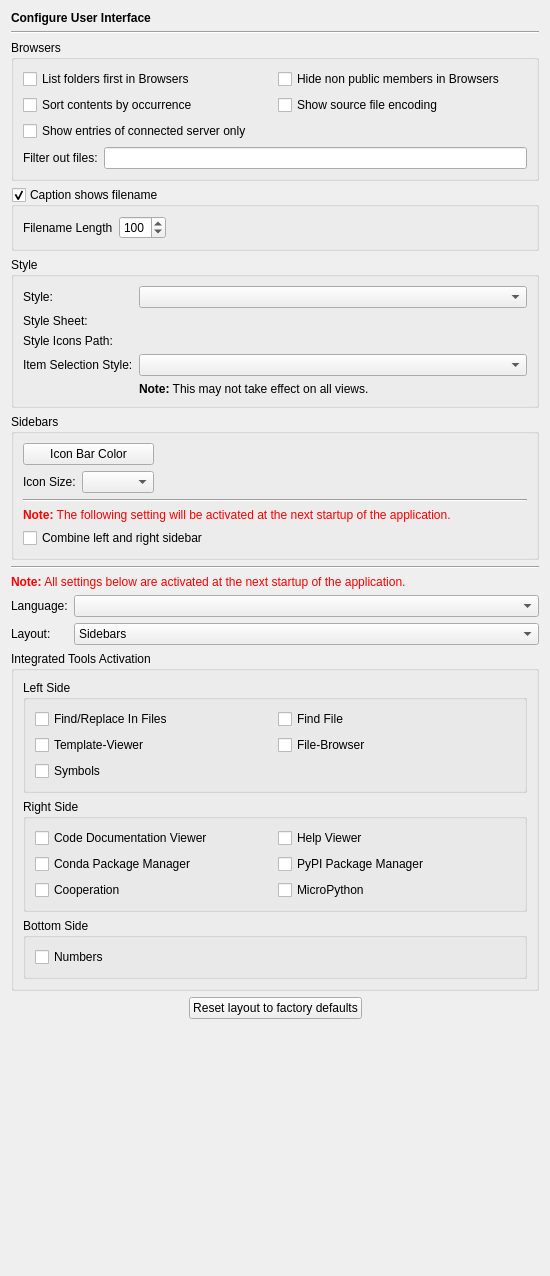
<?xml version="1.0" encoding="UTF-8"?>
<ui version="4.0">
 <class>InterfacePage</class>
 <widget class="QWidget" name="InterfacePage">
  <property name="geometry">
   <rect>
    <x>0</x>
    <y>0</y>
    <width>550</width>
    <height>1276</height>
   </rect>
  </property>
  <layout class="QVBoxLayout" name="verticalLayout_3">
   <item>
    <widget class="QLabel" name="headerLabel">
     <property name="text">
      <string>&lt;b&gt;Configure User Interface&lt;/b&gt;</string>
     </property>
    </widget>
   </item>
   <item>
    <widget class="Line" name="line9">
     <property name="frameShape">
      <enum>QFrame::Shape::HLine</enum>
     </property>
     <property name="frameShadow">
      <enum>QFrame::Shadow::Sunken</enum>
     </property>
     <property name="orientation">
      <enum>Qt::Orientation::Horizontal</enum>
     </property>
    </widget>
   </item>
   <item>
    <widget class="QGroupBox" name="groupBox_4">
     <property name="title">
      <string>Browsers</string>
     </property>
     <layout class="QGridLayout" name="gridLayout_2">
      <item row="0" column="0">
       <widget class="QCheckBox" name="uiBrowsersListFoldersFirstCheckBox">
        <property name="toolTip">
         <string>Select, if folders should be listed first in the various browsers</string>
        </property>
        <property name="text">
         <string>List folders first in Browsers</string>
        </property>
       </widget>
      </item>
      <item row="0" column="1">
       <widget class="QCheckBox" name="uiBrowsersHideNonPublicCheckBox">
        <property name="toolTip">
         <string>Select to hide non public classes, methods and attributes in the browsers.</string>
        </property>
        <property name="text">
         <string>Hide non public members in Browsers</string>
        </property>
       </widget>
      </item>
      <item row="1" column="0">
       <widget class="QCheckBox" name="uiBrowsersSortByOccurrenceCheckBox">
        <property name="toolTip">
         <string>Select to sort file contents by occurrence</string>
        </property>
        <property name="text">
         <string>Sort contents by occurrence</string>
        </property>
       </widget>
      </item>
      <item row="1" column="1">
       <widget class="QCheckBox" name="browserShowCodingCheckBox">
        <property name="toolTip">
         <string>Select to show the source code encoding</string>
        </property>
        <property name="text">
         <string>Show source file encoding</string>
        </property>
       </widget>
      </item>
      <item row="2" column="0" colspan="2">
       <widget class="QCheckBox" name="browserShowConnectedServerOnlyCheckBox">
        <property name="toolTip">
         <string>Select to show local entries and those related to the currently connected eric-ide server.</string>
        </property>
        <property name="text">
         <string>Show entries of connected server only</string>
        </property>
       </widget>
      </item>
      <item row="3" column="0" colspan="2">
       <layout class="QHBoxLayout" name="horizontalLayout_2">
        <item>
         <widget class="QLabel" name="label_4">
          <property name="text">
           <string>Filter out files:</string>
          </property>
         </widget>
        </item>
        <item>
         <widget class="QLineEdit" name="fileFiltersEdit">
          <property name="toolTip">
           <string>Enter wildcard file patterns separated by semicolon. Files matching these patterns will not be shown by the file browsers.</string>
          </property>
         </widget>
        </item>
       </layout>
      </item>
     </layout>
    </widget>
   </item>
   <item>
    <widget class="QGroupBox" name="uiCaptionShowsFilenameGroupBox">
     <property name="focusPolicy">
      <enum>Qt::FocusPolicy::StrongFocus</enum>
     </property>
     <property name="toolTip">
      <string>Select, if the caption of the main window should show the filename of the current editor</string>
     </property>
     <property name="title">
      <string>Caption shows filename</string>
     </property>
     <property name="checkable">
      <bool>true</bool>
     </property>
     <layout class="QHBoxLayout">
      <item>
       <widget class="QLabel" name="label">
        <property name="text">
         <string>Filename Length</string>
        </property>
       </widget>
      </item>
      <item>
       <widget class="QSpinBox" name="filenameLengthSpinBox">
        <property name="toolTip">
         <string>Enter the number of characters to be shown in the main window title.</string>
        </property>
        <property name="minimum">
         <number>10</number>
        </property>
        <property name="maximum">
         <number>999</number>
        </property>
        <property name="singleStep">
         <number>10</number>
        </property>
        <property name="value">
         <number>100</number>
        </property>
       </widget>
      </item>
      <item>
       <spacer>
        <property name="orientation">
         <enum>Qt::Orientation::Horizontal</enum>
        </property>
        <property name="sizeHint" stdset="0">
         <size>
          <width>31</width>
          <height>23</height>
         </size>
        </property>
       </spacer>
      </item>
     </layout>
    </widget>
   </item>
   <item>
    <widget class="QGroupBox" name="groupBox">
     <property name="title">
      <string>Style</string>
     </property>
     <layout class="QGridLayout" name="gridLayout_3">
      <item row="0" column="0">
       <widget class="QLabel" name="label_2">
        <property name="text">
         <string>Style:</string>
        </property>
       </widget>
      </item>
      <item row="0" column="1">
       <widget class="QComboBox" name="styleComboBox">
        <property name="toolTip">
         <string>Select the interface style</string>
        </property>
       </widget>
      </item>
      <item row="1" column="0">
       <widget class="QLabel" name="label_3">
        <property name="text">
         <string>Style Sheet:</string>
        </property>
       </widget>
      </item>
      <item row="1" column="1">
       <widget class="EricPathPicker" name="styleSheetPicker" native="true">
        <property name="sizePolicy">
         <sizepolicy hsizetype="Expanding" vsizetype="Preferred">
          <horstretch>0</horstretch>
          <verstretch>0</verstretch>
         </sizepolicy>
        </property>
        <property name="focusPolicy">
         <enum>Qt::FocusPolicy::StrongFocus</enum>
        </property>
        <property name="toolTip">
         <string>Enter the path of the style sheet file</string>
        </property>
       </widget>
      </item>
      <item row="2" column="0">
       <widget class="QLabel" name="label_6">
        <property name="text">
         <string>Style Icons Path:</string>
        </property>
       </widget>
      </item>
      <item row="2" column="1">
       <widget class="EricPathPicker" name="styleIconsPathPicker" native="true">
        <property name="sizePolicy">
         <sizepolicy hsizetype="Expanding" vsizetype="Preferred">
          <horstretch>0</horstretch>
          <verstretch>0</verstretch>
         </sizepolicy>
        </property>
        <property name="focusPolicy">
         <enum>Qt::FocusPolicy::StrongFocus</enum>
        </property>
        <property name="toolTip">
         <string>Enter the path to the icons used within the style sheet (empty for default)</string>
        </property>
       </widget>
      </item>
      <item row="3" column="0">
       <widget class="QLabel" name="label_7">
        <property name="text">
         <string>Item Selection Style:</string>
        </property>
       </widget>
      </item>
      <item row="3" column="1">
       <widget class="QComboBox" name="itemSelectionStyleComboBox">
        <property name="toolTip">
         <string>Select the style for item selection (default is platform dependent).</string>
        </property>
       </widget>
      </item>
      <item row="4" column="1">
       <widget class="QLabel" name="label_8">
        <property name="text">
         <string>&lt;b&gt;Note:&lt;/b&gt; This may not take effect on all views.</string>
        </property>
       </widget>
      </item>
     </layout>
    </widget>
   </item>
   <item>
    <widget class="QGroupBox" name="groupBox_8">
     <property name="title">
      <string>Sidebars</string>
     </property>
     <layout class="QVBoxLayout" name="verticalLayout_2">
      <item>
       <layout class="QHBoxLayout" name="horizontalLayout">
        <item>
         <layout class="QGridLayout" name="gridLayout_7">
          <item row="0" column="0" colspan="2">
           <widget class="QPushButton" name="iconBarButton">
            <property name="toolTip">
             <string>Select the icon bar background color</string>
            </property>
            <property name="text">
             <string>Icon Bar Color</string>
            </property>
           </widget>
          </item>
          <item row="1" column="0">
           <widget class="QLabel" name="label_5">
            <property name="text">
             <string>Icon Size:</string>
            </property>
           </widget>
          </item>
          <item row="1" column="1">
           <widget class="QComboBox" name="iconSizeComboBox">
            <property name="toolTip">
             <string>Select the icon size</string>
            </property>
           </widget>
          </item>
         </layout>
        </item>
        <item>
         <widget class="QLabel" name="sampleLabel">
          <property name="minimumSize">
           <size>
            <width>50</width>
            <height>50</height>
           </size>
          </property>
          <property name="text">
           <string/>
          </property>
          <property name="alignment">
           <set>Qt::AlignmentFlag::AlignCenter</set>
          </property>
         </widget>
        </item>
        <item>
         <widget class="QLabel" name="highlightedSampleLabel">
          <property name="minimumSize">
           <size>
            <width>50</width>
            <height>50</height>
           </size>
          </property>
          <property name="text">
           <string/>
          </property>
          <property name="alignment">
           <set>Qt::AlignmentFlag::AlignCenter</set>
          </property>
         </widget>
        </item>
        <item>
         <spacer name="horizontalSpacer_2">
          <property name="orientation">
           <enum>Qt::Orientation::Horizontal</enum>
          </property>
          <property name="sizeHint" stdset="0">
           <size>
            <width>396</width>
            <height>20</height>
           </size>
          </property>
         </spacer>
        </item>
       </layout>
      </item>
      <item>
       <widget class="Line" name="line9_3">
        <property name="frameShape">
         <enum>QFrame::Shape::HLine</enum>
        </property>
        <property name="frameShadow">
         <enum>QFrame::Shadow::Sunken</enum>
        </property>
        <property name="orientation">
         <enum>Qt::Orientation::Horizontal</enum>
        </property>
       </widget>
      </item>
      <item>
       <widget class="QLabel" name="TextLabel1_2_2_3">
        <property name="text">
         <string>&lt;font color=&quot;#FF0000&quot;&gt;&lt;b&gt;Note:&lt;/b&gt; The following setting will be activated at the next startup of the application.&lt;/font&gt;</string>
        </property>
       </widget>
      </item>
      <item>
       <widget class="QCheckBox" name="combinedLeftRightSidebarCheckBox">
        <property name="toolTip">
         <string>Select to combine the left and right sidebar</string>
        </property>
        <property name="text">
         <string>Combine left and right sidebar</string>
        </property>
       </widget>
      </item>
     </layout>
    </widget>
   </item>
   <item>
    <widget class="Line" name="line9_2">
     <property name="frameShape">
      <enum>QFrame::Shape::HLine</enum>
     </property>
     <property name="frameShadow">
      <enum>QFrame::Shadow::Sunken</enum>
     </property>
     <property name="orientation">
      <enum>Qt::Orientation::Horizontal</enum>
     </property>
    </widget>
   </item>
   <item>
    <widget class="QLabel" name="TextLabel1_2_2_2">
     <property name="text">
      <string>&lt;font color=&quot;#FF0000&quot;&gt;&lt;b&gt;Note:&lt;/b&gt; All settings below are activated at the next startup of the application.&lt;/font&gt;</string>
     </property>
    </widget>
   </item>
   <item>
    <layout class="QGridLayout" name="gridLayout">
     <item row="1" column="1">
      <widget class="QComboBox" name="layoutComboBox">
       <property name="sizePolicy">
        <sizepolicy hsizetype="Expanding" vsizetype="Fixed">
         <horstretch>0</horstretch>
         <verstretch>0</verstretch>
        </sizepolicy>
       </property>
       <property name="toolTip">
        <string>Select the layout type.</string>
       </property>
       <item>
        <property name="text">
         <string>Sidebars</string>
        </property>
       </item>
       <item>
        <property name="text">
         <string>Toolboxes</string>
        </property>
       </item>
      </widget>
     </item>
     <item row="0" column="1">
      <widget class="QComboBox" name="languageComboBox">
       <property name="sizePolicy">
        <sizepolicy hsizetype="Expanding" vsizetype="Fixed">
         <horstretch>0</horstretch>
         <verstretch>0</verstretch>
        </sizepolicy>
       </property>
       <property name="toolTip">
        <string>Select the interface language.</string>
       </property>
       <property name="whatsThis">
        <string>The interface language can be selected from this list. If &quot;system&quot; is selected, the interface language is determined by the system. The selection of &quot;none&quot; means, that the default language will be used.</string>
       </property>
      </widget>
     </item>
     <item row="0" column="0">
      <widget class="QLabel" name="languageLabel">
       <property name="sizePolicy">
        <sizepolicy hsizetype="Fixed" vsizetype="Preferred">
         <horstretch>0</horstretch>
         <verstretch>0</verstretch>
        </sizepolicy>
       </property>
       <property name="text">
        <string>Language:</string>
       </property>
       <property name="buddy">
        <cstring>languageComboBox</cstring>
       </property>
      </widget>
     </item>
     <item row="1" column="0">
      <widget class="QLabel" name="layoutLabel">
       <property name="text">
        <string>Layout:</string>
       </property>
      </widget>
     </item>
    </layout>
   </item>
   <item>
    <widget class="QGroupBox" name="groupBox_3">
     <property name="title">
      <string>Integrated Tools Activation</string>
     </property>
     <layout class="QVBoxLayout" name="verticalLayout">
      <item>
       <widget class="QGroupBox" name="groupBox_10">
        <property name="title">
         <string>Left Side</string>
        </property>
        <layout class="QGridLayout" name="gridLayout_5">
         <item row="2" column="0">
          <widget class="QCheckBox" name="symbolsCheckBox">
           <property name="toolTip">
            <string>Select to activate the Symbols widget</string>
           </property>
           <property name="text">
            <string>Symbols</string>
           </property>
          </widget>
         </item>
         <item row="1" column="0">
          <widget class="QCheckBox" name="templateViewerCheckBox">
           <property name="toolTip">
            <string>Select to activate the Template viewer</string>
           </property>
           <property name="text">
            <string>Template-Viewer</string>
           </property>
          </widget>
         </item>
         <item row="1" column="1">
          <widget class="QCheckBox" name="fileBrowserCheckBox">
           <property name="toolTip">
            <string>Select to activate the File-Browser widget</string>
           </property>
           <property name="text">
            <string>File-Browser</string>
           </property>
          </widget>
         </item>
         <item row="0" column="0">
          <widget class="QCheckBox" name="findReplaceCheckBox">
           <property name="toolTip">
            <string>Select to activate the embedded Find/Replace In Files tool.</string>
           </property>
           <property name="text">
            <string>Find/Replace In Files</string>
           </property>
          </widget>
         </item>
         <item row="0" column="1">
          <widget class="QCheckBox" name="findLocationCheckBox">
           <property name="toolTip">
            <string>Select to activate the embedded Find File tool.</string>
           </property>
           <property name="text">
            <string>Find File</string>
           </property>
          </widget>
         </item>
        </layout>
       </widget>
      </item>
      <item>
       <widget class="QGroupBox" name="leftRightGroupBox">
        <property name="title">
         <string>Right Side</string>
        </property>
        <layout class="QGridLayout" name="gridLayout_4">
         <item row="0" column="0">
          <widget class="QCheckBox" name="codeDocumentationViewerCheckBox">
           <property name="toolTip">
            <string>Select to activate the Code Documentation Viewer</string>
           </property>
           <property name="text">
            <string>Code Documentation Viewer</string>
           </property>
          </widget>
         </item>
         <item row="0" column="1">
          <widget class="QCheckBox" name="helpViewerCheckBox">
           <property name="toolTip">
            <string>Select to activate the Help Viewer widget</string>
           </property>
           <property name="text">
            <string>Help Viewer</string>
           </property>
          </widget>
         </item>
         <item row="1" column="0">
          <widget class="QCheckBox" name="condaCheckBox">
           <property name="toolTip">
            <string>Select to activate the conda package manager widget</string>
           </property>
           <property name="text">
            <string>Conda Package Manager</string>
           </property>
          </widget>
         </item>
         <item row="1" column="1">
          <widget class="QCheckBox" name="pypiCheckBox">
           <property name="toolTip">
            <string>Select to activate the PyPI package manager widget</string>
           </property>
           <property name="text">
            <string>PyPI Package Manager</string>
           </property>
          </widget>
         </item>
         <item row="2" column="0">
          <widget class="QCheckBox" name="cooperationCheckBox">
           <property name="toolTip">
            <string>Select to activate the Cooperation widget</string>
           </property>
           <property name="text">
            <string>Cooperation</string>
           </property>
          </widget>
         </item>
         <item row="2" column="1">
          <widget class="QCheckBox" name="microPythonCheckBox">
           <property name="toolTip">
            <string>Select to activate the MicroPython widget</string>
           </property>
           <property name="text">
            <string>MicroPython</string>
           </property>
          </widget>
         </item>
        </layout>
       </widget>
      </item>
      <item>
       <widget class="QGroupBox" name="groupBox_11">
        <property name="title">
         <string>Bottom Side</string>
        </property>
        <layout class="QGridLayout" name="gridLayout_6">
         <item row="0" column="0">
          <widget class="QCheckBox" name="numbersCheckBox">
           <property name="toolTip">
            <string>Select to activate the Numbers widget</string>
           </property>
           <property name="text">
            <string>Numbers</string>
           </property>
          </widget>
         </item>
        </layout>
       </widget>
      </item>
     </layout>
    </widget>
   </item>
   <item>
    <layout class="QHBoxLayout" name="horizontalLayout_3">
     <item>
      <spacer name="horizontalSpacer">
       <property name="orientation">
        <enum>Qt::Orientation::Horizontal</enum>
       </property>
       <property name="sizeHint" stdset="0">
        <size>
         <width>40</width>
         <height>20</height>
        </size>
       </property>
      </spacer>
     </item>
     <item>
      <widget class="QPushButton" name="resetLayoutButton">
       <property name="text">
        <string>Reset layout to factory defaults</string>
       </property>
      </widget>
     </item>
     <item>
      <spacer name="horizontalSpacer_3">
       <property name="orientation">
        <enum>Qt::Orientation::Horizontal</enum>
       </property>
       <property name="sizeHint" stdset="0">
        <size>
         <width>40</width>
         <height>20</height>
        </size>
       </property>
      </spacer>
     </item>
    </layout>
   </item>
   <item>
    <spacer name="verticalSpacer">
     <property name="orientation">
      <enum>Qt::Orientation::Vertical</enum>
     </property>
     <property name="sizeHint" stdset="0">
      <size>
       <width>20</width>
       <height>0</height>
      </size>
     </property>
    </spacer>
   </item>
  </layout>
 </widget>
 <customwidgets>
  <customwidget>
   <class>EricPathPicker</class>
   <extends>QWidget</extends>
   <header>eric7/EricWidgets/EricPathPicker.h</header>
   <container>1</container>
  </customwidget>
 </customwidgets>
 <tabstops>
  <tabstop>uiBrowsersListFoldersFirstCheckBox</tabstop>
  <tabstop>uiBrowsersHideNonPublicCheckBox</tabstop>
  <tabstop>uiBrowsersSortByOccurrenceCheckBox</tabstop>
  <tabstop>browserShowCodingCheckBox</tabstop>
  <tabstop>browserShowConnectedServerOnlyCheckBox</tabstop>
  <tabstop>fileFiltersEdit</tabstop>
  <tabstop>uiCaptionShowsFilenameGroupBox</tabstop>
  <tabstop>filenameLengthSpinBox</tabstop>
  <tabstop>styleComboBox</tabstop>
  <tabstop>styleSheetPicker</tabstop>
  <tabstop>styleIconsPathPicker</tabstop>
  <tabstop>itemSelectionStyleComboBox</tabstop>
  <tabstop>iconBarButton</tabstop>
  <tabstop>iconSizeComboBox</tabstop>
  <tabstop>combinedLeftRightSidebarCheckBox</tabstop>
  <tabstop>languageComboBox</tabstop>
  <tabstop>layoutComboBox</tabstop>
  <tabstop>findReplaceCheckBox</tabstop>
  <tabstop>findLocationCheckBox</tabstop>
  <tabstop>templateViewerCheckBox</tabstop>
  <tabstop>fileBrowserCheckBox</tabstop>
  <tabstop>symbolsCheckBox</tabstop>
  <tabstop>codeDocumentationViewerCheckBox</tabstop>
  <tabstop>helpViewerCheckBox</tabstop>
  <tabstop>condaCheckBox</tabstop>
  <tabstop>pypiCheckBox</tabstop>
  <tabstop>cooperationCheckBox</tabstop>
  <tabstop>numbersCheckBox</tabstop>
  <tabstop>resetLayoutButton</tabstop>
 </tabstops>
 <resources/>
 <connections/>
</ui>
